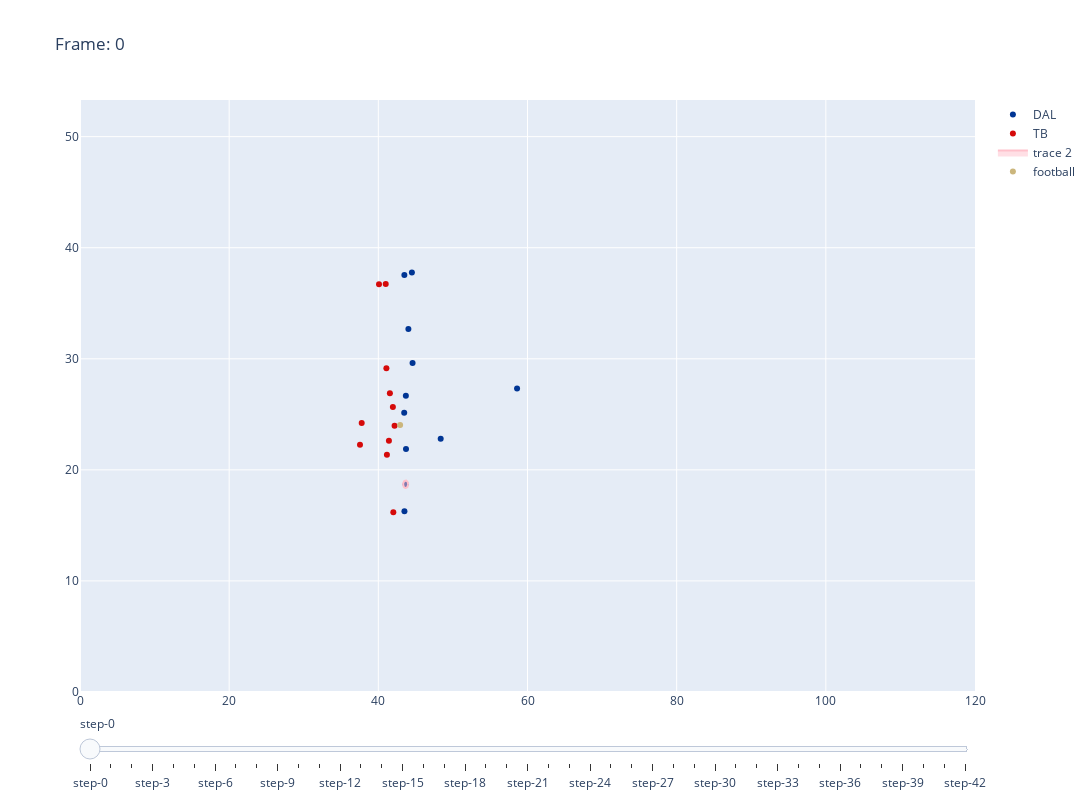

The notebook cell saved with this chart:
### Code cell
pass_rushers_append_polygon = pass_rushers_poly_df[['gameId', 'playId', 'frameId', 'pr_point']].rename({'pr_point': 'affected_pocket_polygon'}, axis=1)
pass_rushers_append_polygon['team'] = 'affected_pocket_polygon'
pass_rusher_appended = pd.concat([week_df, pass_rushers_append_polygon], axis=0)
all_gameplays_df = pass_rusher_appended[['gameId', 'playId']].drop_duplicates().reset_index(drop=True)
idx = 0
gameId = all_gameplays_df['gameId'].values[idx]
playId = all_gameplays_df['playId'].values[idx]
plot_game_play_id(pass_rusher_appended, gameId, playId, size=(1200, 800))
